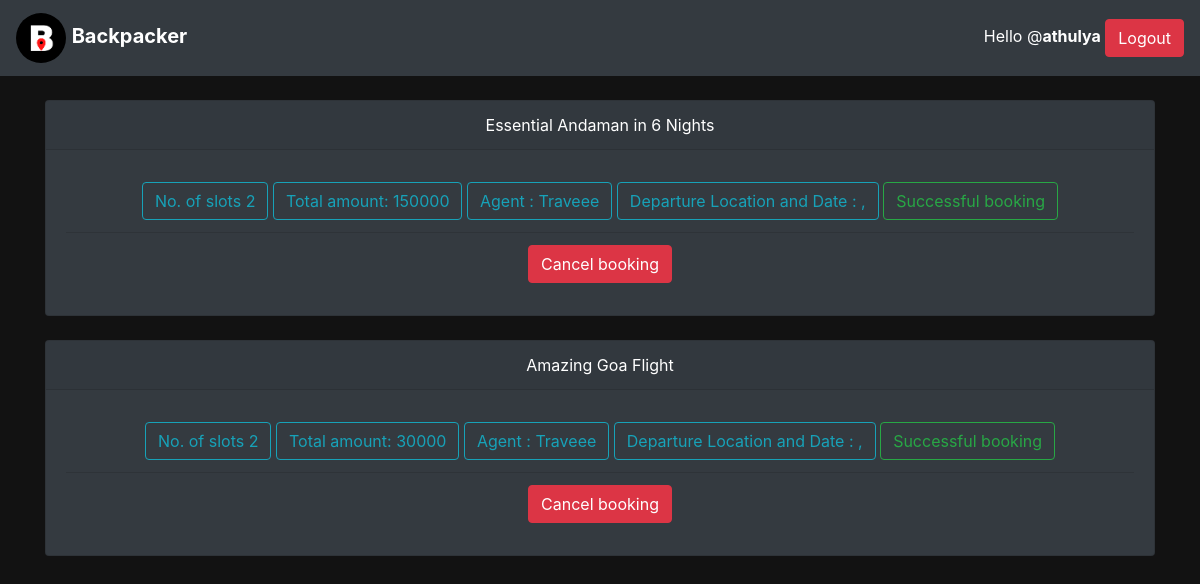
Page /bookinglist/ (signed in) on the committed database.
### backpacker/models.py (models this page shows)
class CustomUser(AbstractUser):
    is_agent = models.BooleanField('agent stat', default=False)
    is_customer = models.BooleanField('customer status', default=False)
    phone = models.CharField(max_length=10,default="")
    aadhar_no = models.CharField(max_length=12,default="")
    aadhar_image=models.ImageField(default="B.png")
    REQUIRED_FIELDS = []

class book(models.Model):
    user = models.ForeignKey(CustomUser, on_delete=models.CASCADE)
    package = models.ForeignKey(Package, on_delete=models.CASCADE,)
    time = models.DateField(auto_now=True)
    price = models.IntegerField()
    nos = models.IntegerField(default=1)
    agent = models.ForeignKey(Agent, on_delete=models.CASCADE)
    status = models.BooleanField(default=False)
    boarding=models.CharField(max_length=50,blank=True,null=True)
    class Meta:
        ordering = ['-time']

class Package(models.Model):
    title = models.CharField(max_length=100)
    agent = models.ForeignKey(Agent, on_delete=models.CASCADE, null=True)
    cost = models.IntegerField()
    duration = models.IntegerField()
    Location = models.CharField(max_length=100)
    ddate = models.DateField(
        validators=[MinValueValidator(datetime.date.today)])
    posteddate = models.DateField(auto_now=True)
    dloc = models.CharField(max_length=300)
    description = models.TextField(null=True, blank=True)
    slots = models.IntegerField(default=2)
    image = models.ImageField(default="B.png")
    users = models.ManyToManyField(
        CustomUser, related_name='participants', blank=True)
    mode = models.CharField(max_length=1, choices=Travel_mode,default="B")
    class Meta:
        ordering = ['-posteddate']
    def __str__(self):
        return self.title

class Agent(models.Model):
    User = models.ForeignKey(
        CustomUser, on_delete=models.CASCADE, primary_key=True)
    name = models.CharField(max_length=100)
    bio = models.CharField(max_length=100)
    def __str__(self):
        return self.name

### backpacker/decorators.py (the view)
    def wrap(request, *args, **kwargs):
        user=request.user
        if user.is_customer:
            return view_func(request, *args, **kwargs)
        else:
            messages.error(request, 'you must be an User')
            return render(request, "backpacker/login.html")

### backpacker/views.py (called while the page is built)
@login_required(login_url='login')
@customer_only
def bookinglist(request):
    user = request.user
    order = book.objects.filter(user=user)
    context = {
        'order': order,
    }
    return render(request, 'backpacker/bookinglist.html', context)

### backpacker/templates/backpacker/bookinglist.html (shortened to what this page needs)
{% extends 'main.html' %} {% block content %}
<div class="container text-center text-white">
{% if order %}
 {% for ord in order %}
<br>
  <div class="card text-center bg-dark text-white " >
    <div class="card-header">{{ord.package}}</div>
    <div class="card-body">
      <ul class="list-group list-group-flush bg-dark">
        <li class="list-group-item bg-dark">
          <button type="button" class="btn btn-outline-info">
            No. of slots {{ ord.nos }}
          </button>
          <button type="button" class="btn btn-outline-info">
            Total amount: {{ord.price }}
          </button>
          <button type="button" class="btn btn-outline-info">
            Agent : {{ ord.agent }}
          </button>
          <button type="button" class="btn btn-outline-info">
            Departure Location and Date : {{ package.dloc }} , {{ package.ddate }}
          </button>
          {% if ord.status%}
          <button type="button" class="btn btn-outline-success">
            Successful booking
          </button>
          {% else %}
          <button type="button" class="btn btn-outline-danger">
            booking canceled
          </button>
           <p class="card-text">Booked on {{ord.time}}</p>
          {% endif %}
        </li>
         {% if ord.nos > 0 %}
        <li class="list-group-item bg-dark">
         <a href="{% url 'booking-del' ord.id %}" style="text-decoration:none ; color:#fff"> <button type="submit" class="btn btn-danger">
            Cancel booking
          </button>
          </a> </li>
          {% endif %}
      </ul>
    </div>
    </div>
 {% endfor %}
 {% else %}
 <h1 class="text-white text-center"> You don't have any bookings.</h1>
 <a href="{% url 'package' %}">
          <button type="button" class="btn btn-outline-info btn-lg px-4 me-sm-3 fw-bold">Go back home</button></a>
 {% endif %}
 </div>
{% endblock content %}

### templates/main.html (shortened to what this page needs)
{% load static %}
<!DOCTYPE html>
<html lang="en">
  <head>
    <link
      rel="stylesheet"
      href="https://maxcdn.bootstrapcdn.com/bootstrap/4.0.0/css/bootstrap.min.css"
    />
  </head>
  <body style="background-color: #121212">
    <nav class="navbar navbar-dark bg-dark">
    <ul class="nav navbar-nav navbar-left">
    <li>
      <a class="navbar-brand fw-bold" href="{% url 'index' %}">
        <img
          src="{% static 'images/b.png' %}"
          width="50"
          height="50"
          class="d-inline-block align-center rounded-circle"
          alt=""
        />
       <b> Backpacker</b>
      </a>
      </li>
      </ul>
      {% if request.user.is_authenticated %}
      <ul class="nav navbar-nav navbar-right">
      <li class="text-white">
      <span>Hello @<b>{{request.user.username}}</b></span>
        <a href="{% url 'logout' %}" class="link-dark">
          <button type="button" class="btn btn-danger">Logout</button>
        </a>
        </li>
      </ul>
      {% endif %}
    </nav>
    {% block content %} {% endblock %}
  </body>
</html>

### rows in the picture
CustomUser: user.username "athulya"
book: package "Essential Andaman in 6 Nights", nos "2", price "150000", agent "Traveee", status "Successful booking", shows "Cancel booking"
book: package "Amazing Goa Flight", nos "2", price "30000", agent "Traveee", status "Successful booking", shows "Cancel booking"
